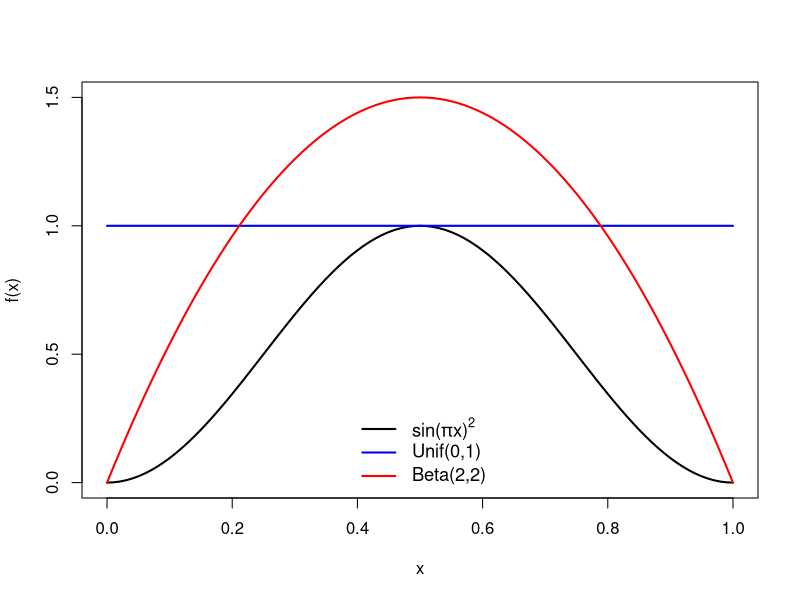
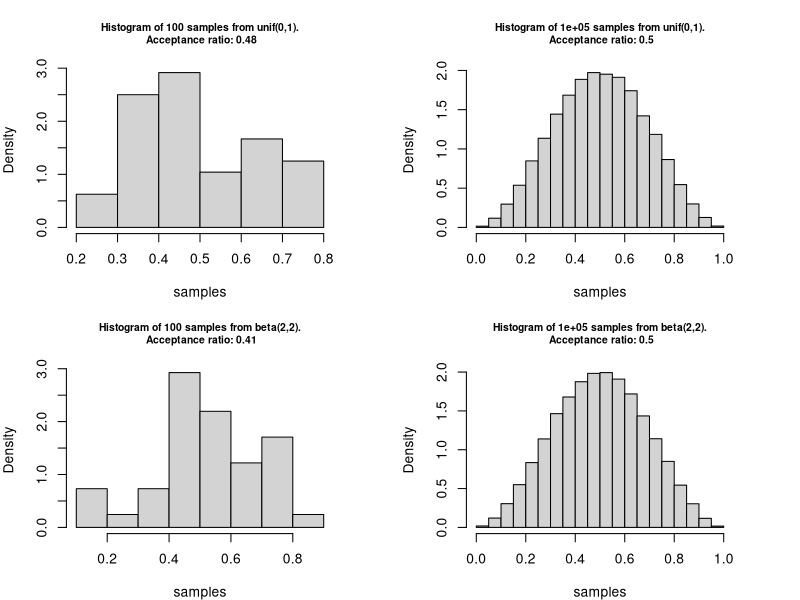
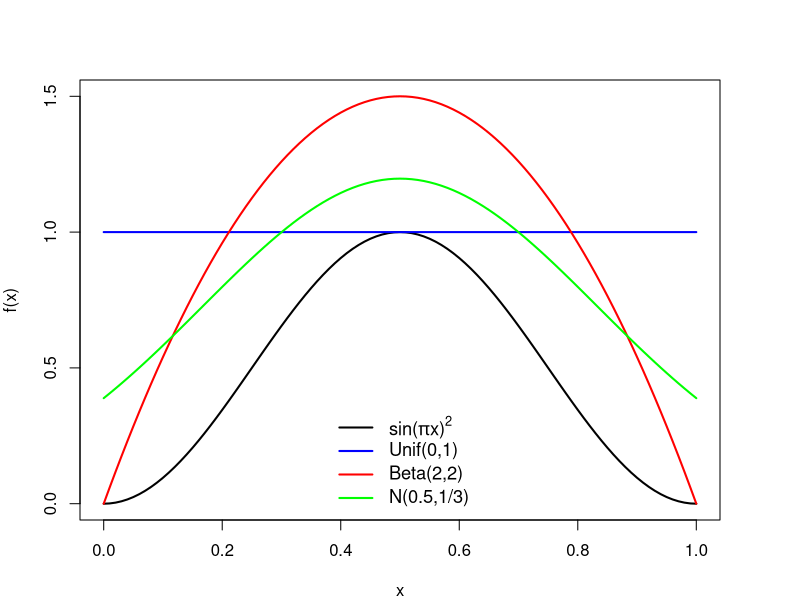
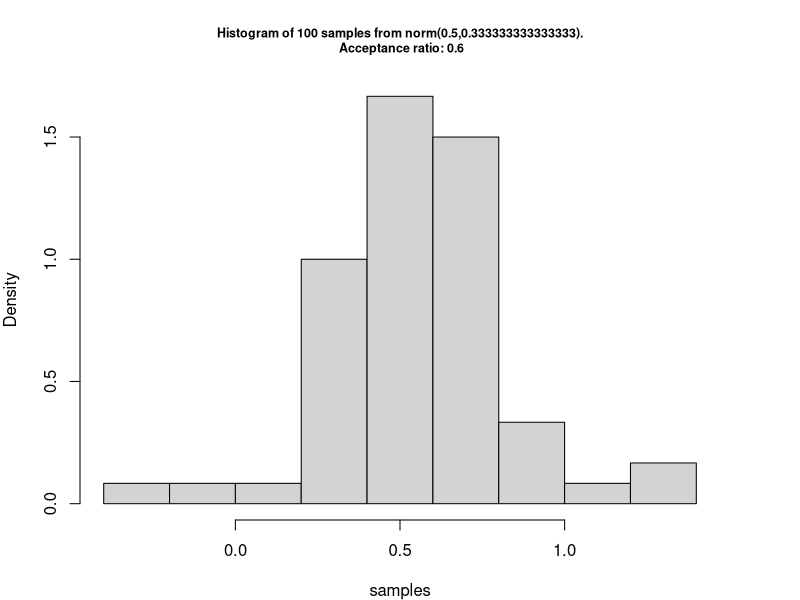
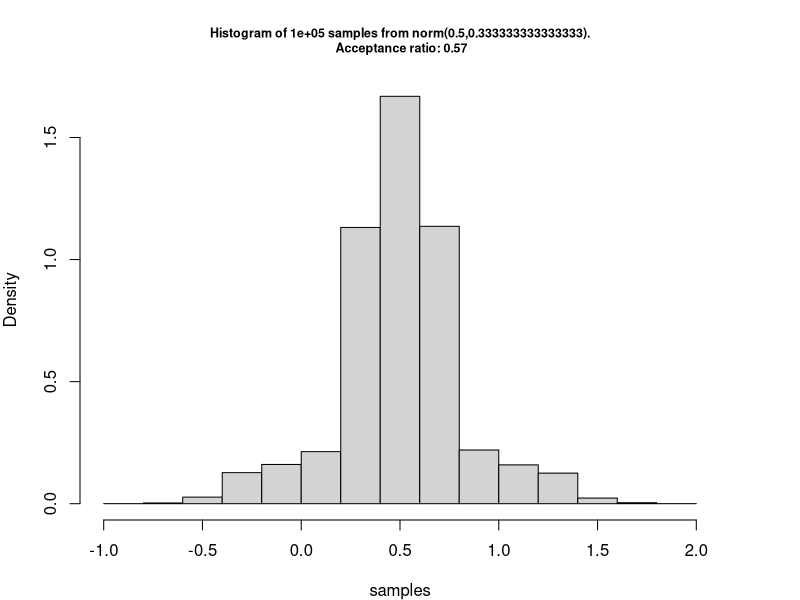

Recreate these plots in R, in order.
## ---- chunk 1
knitr::opts_chunk$set(echo = TRUE)
## ---- chunk 2
set.seed(1)
## ---- chunk 3
# grid of points
x <- seq(0, 1, 10^-2)
## ---- chunk 4
# Code from lab 5 rmd
fx <- function(x) sin(pi * x)^2
plot(fx, xlim = c(0,1), ylim = c(0,1.5), ylab = "f(x)", lwd = 2)
curve(dunif, add = TRUE, col = "blue", lwd = 2)
curve(dbeta(x,2,2), add = TRUE, col = "red", lwd = 2)
legend("bottom", legend = c(expression(paste("sin(",pi,"x)"^"2")),"Unif(0,1)",
"Beta(2,2)"), col = c("black", "blue", "red"), lty = c(1,1,1), bty = "n", cex = 1.1, lwd = 2)
## ---- chunk 5
# Code from lab 5 rmd
sim_fun <- function(f, envelope = "unif", par1 = 0, par2 = 1, n = 10^2, plot = TRUE){

  r_envelope <- match.fun(paste0("r", envelope))
  d_envelope <- match.fun(paste0("d", envelope))
  proposal <- r_envelope(n, par1, par2)
  density_ratio <- f(proposal) / d_envelope(proposal, par1, par2)
  samples <- proposal[runif(n) < density_ratio]
  acceptance_ratio <- length(samples) / n
  if (plot) {
    hist(samples, probability = TRUE,
         main = paste0("Histogram of ",
                       n, " samples from ",
                       envelope, "(", par1, ",", par2,
                       ").\n Acceptance ratio: ",
                       round(acceptance_ratio,2)),
                       cex.main = 0.75)
  }
  list(x = samples, acceptance_ratio = acceptance_ratio)
}
## ---- chunk 6
# Code from lab 5 rmd
par(mfrow = c(2,2), mar = rep(4, 4))
unif_1 <- sim_fun(fx, envelope = "unif", par1 = 0, par2 = 1, n = 10^2)
unif_2 <- sim_fun(fx, envelope = "unif", par1 = 0, par2 = 1, n = 10^5)
# Beta(2,2) densities
beta_1 <- sim_fun(fx, envelope = "beta", par1 = 2, par2 = 2, n = 10^2)
beta_2 <- sim_fun(fx, envelope = "beta", par1 = 2, par2 = 2, n = 10^5)
## ---- chunk 7
# Code from lab 5 rmd
par(mfrow = c(1,1))
## ---- chunk 8
# Set seed for reproducibility
set.seed(123)
# Plot the N(0.5, 1/3) distribution compared to others
fx <- function(x) sin(pi * x)^2
plot(fx, xlim = c(0,1), ylim = c(0,1.5), ylab = "f(x)", lwd = 2)
curve(dunif, add = TRUE, col = "blue", lwd = 2)
curve(dbeta(x,2,2), add = TRUE, col = "red", lwd = 2)
curve(dnorm(x,0.5, 1/3), add = TRUE, col = "green", lwd = 2)
legend("bottom", legend = c(expression(paste("sin(",pi,"x)"^"2")),"Unif(0,1)",
"Beta(2,2)", "N(0.5,1/3)"), col = c("black", "blue", "red", "green"),
       lty = c(1,1,1,1), bty = "n", cex = 1.1, lwd = 2)
# Define a N(0.5, 1/3) enveloping function and simulate rejection sampling
norm_1 <- sim_fun(fx, envelope = "norm", par1 = 0.5, par2 = 1/3, n = 10^2)
norm_2 <- sim_fun(fx, envelope = "norm", par1 = 0.5, par2 = 1/3, n = 10^5)
